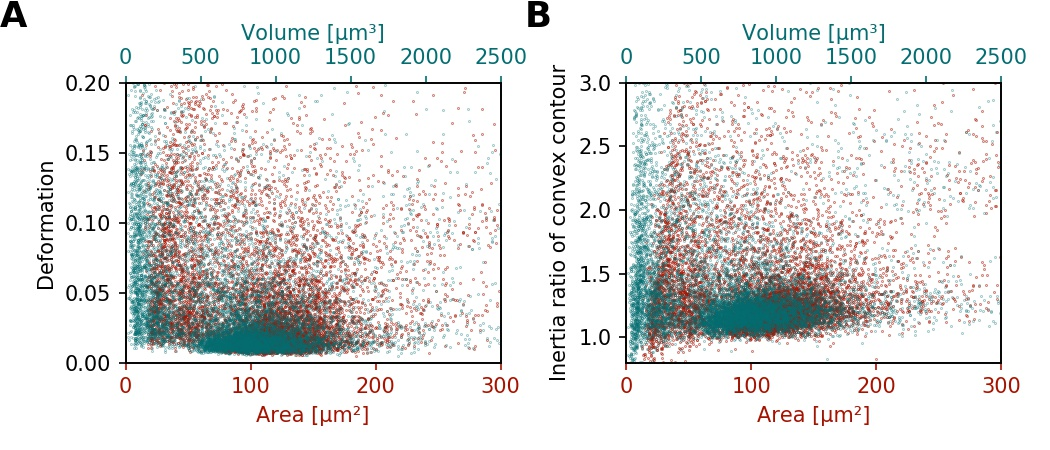

This chart was generated by the following Python code:
import dclab
import matplotlib.pylab as plt


# dataset
ds = dclab.new_dataset("fluorescence/fluorescence.rtdc")

# plot
fig = plt.figure(figsize=(7, 3))


ax1a = plt.subplot(121)
ax1a.scatter(ds["area_um"], ds["deform"], s=.2,
             marker=".", color="#A51200", alpha=1)
ax1a.tick_params('x', colors='#A51200')
ax1a.set_xlabel(dclab.dfn.feature_name2label["area_um"], color='#A51200')
ax1a.set_ylabel(dclab.dfn.feature_name2label["deform"])
ax1a.set_xlim(0, 300)
ax1a.set_ylim(0, .2)

ax1b = ax1a.twiny()
ax1b.scatter(ds["volume"], ds["deform"], s=.1,
             marker=".", color="#046D71", alpha=1)
ax1b.tick_params('x', colors='#046D71')
ax1b.set_xlabel(dclab.dfn.feature_name2label["volume"],
                color='#046D71')
ax1b.set_xlim(0, 2500)


ax2a = plt.subplot(122)
ax2a.scatter(ds["area_um"], ds["inert_ratio_cvx"], s=.2,
             marker=".", color="#A51200", alpha=1)
ax2a.tick_params('x', colors='#A51200')
ax2a.set_xlabel(dclab.dfn.feature_name2label["area_um"], color='#A51200')
ax2a.set_ylabel(dclab.dfn.feature_name2label["inert_ratio_cvx"])
ax2a.set_xlim(0, 300)
ax2a.set_ylim(0.8, 3)

ax2b = ax2a.twiny()
ax2b.scatter(ds["volume"], ds["inert_ratio_cvx"], s=.1,
             marker=".", color="#046D71", alpha=1)
ax2b.tick_params('x', colors='#046D71')
ax2b.set_xlabel(dclab.dfn.feature_name2label["volume"],
                color='#046D71')
ax2b.set_xlim(0, 2500)


fig.text(0, 1, "A",
         fontsize=17,
         fontweight="bold",
         va="top", ha="left")
fig.text(0.5, 1, "B",
         fontsize=17,
         fontweight="bold",
         va="top", ha="left")

plt.tight_layout()
plt.savefig("volume.jpg", dpi=150)
plt.show()
